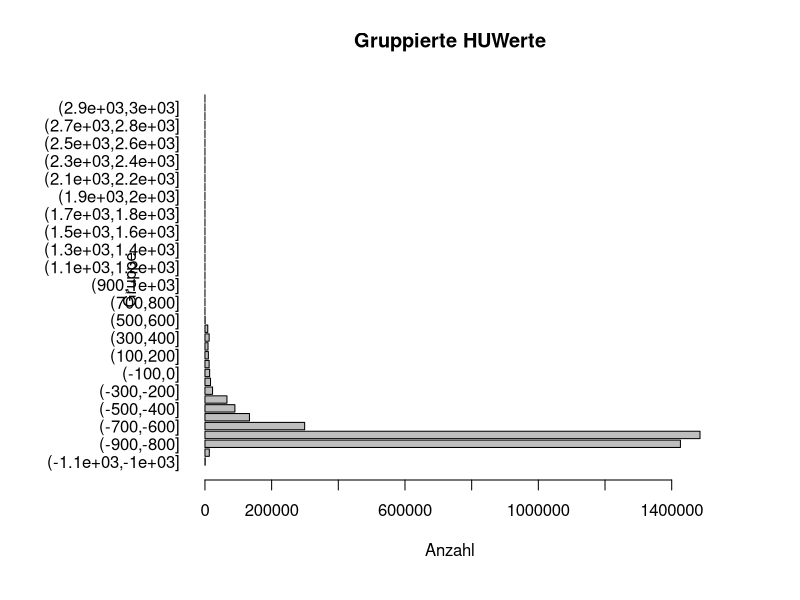

This figure's R source:
# Günther, Martin---
# Matrikelnr.8119146
#******************************************************
# Aufgabe 7
#******************************************************

#a
lungen_daten <- read.csv2("Lungenlappendichte.csv") # Daten Einlesen
# Überprüfung der Eingelsenen Daten, Header etc.
str(lungen_daten) # Beschreibung 4075x6
head(lungen_daten) # oberste Werte ausgeben lassen
# Ausgabe stimmt mit CSV in Excel überein

is.data.frame(lungen_daten)# Überprüfung auf Typ

#b

lungen_daten$Gesamt <- rowSums(lungen_daten[, c("LU", "LO", "RU", "RM", "RO")])
#neue Spalte Gesamt in DF einfügen
# Prüfugn:
head(lungen_daten) # oberste Werte ausgeben lassen


#c
# cut S.39 Skript
#Siehe auch die Hilfeseiten zu proportions, margin.table und addmargins,


lungen_daten$Faktor <- cut(lungen_daten$HUDichte, breaks = seq(-1100, 3100, by = 100))
#Nutzung cut Funktion
head(lungen_daten)

gruppiert <- tapply(lungen_daten$Gesamt, lungen_daten$Faktor, sum) #gruppieren mit tapply S.40
head(gruppiert) #Ausgabe der gruppierten Daten header
str(gruppiert)


# d
par(las = 1, mar = c(6, 10, 4, 5)) #Beschriftung beider Achsen horizontal, Platz

#Balkendiagramm erstellen
barplot(gruppiert, horiz = TRUE, main = "Gruppierte HUWerte", xlab = "Anzahl", ylab = "Gruppe")




# Aufräumen ----
#***************
rm(list = ls())

